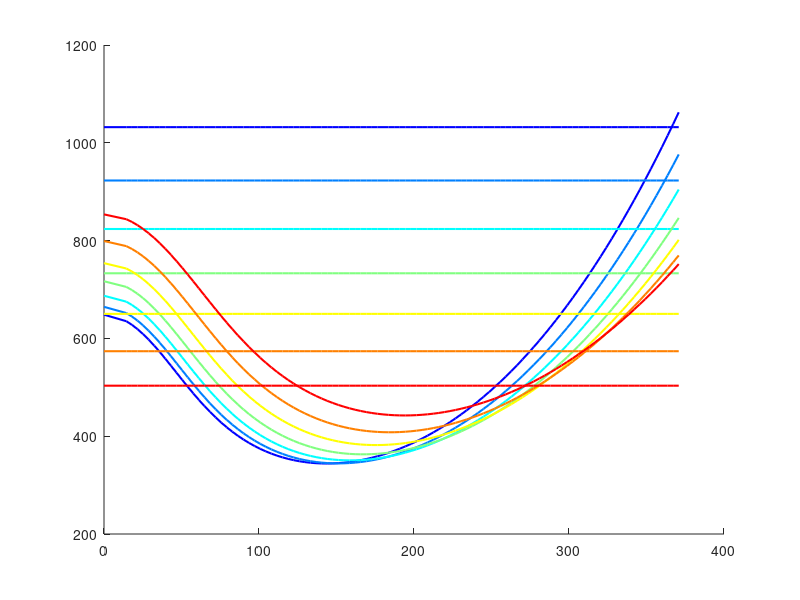
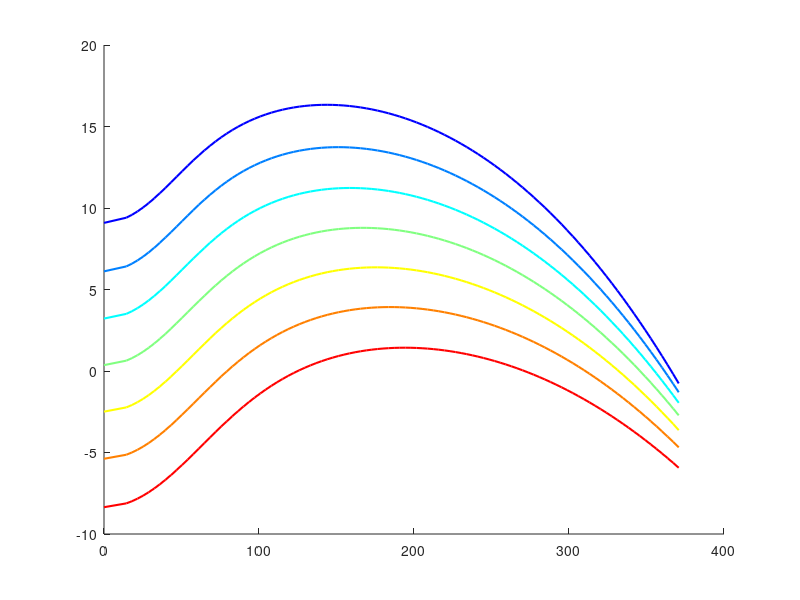
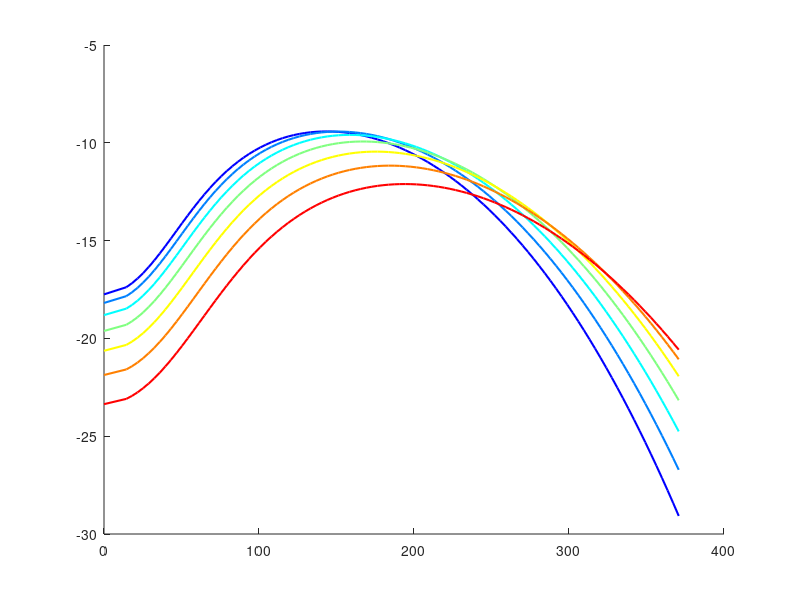
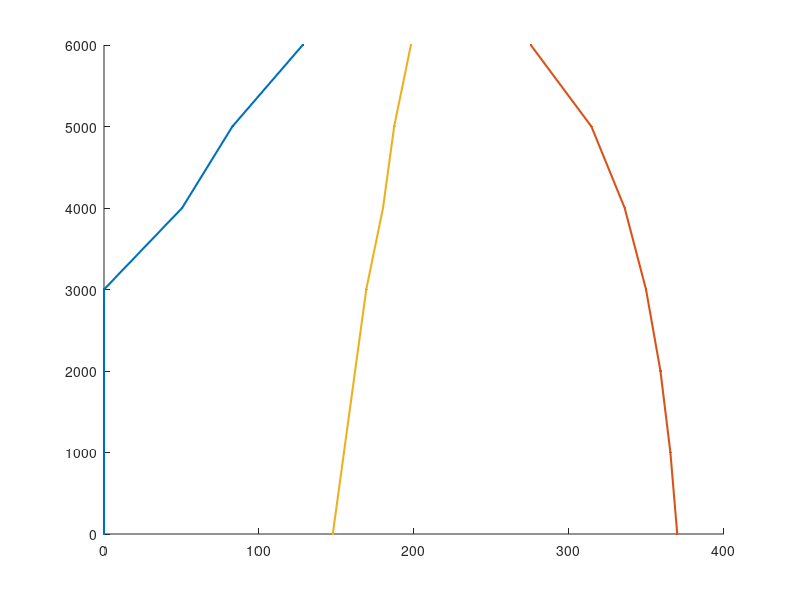

Write the MATLAB code that produced these figures, in order. (Note: this script raises an error after producing the figures.)
%% Main 
clc; clear all; close all; 
 
m = 3585; % system mass [kg] 
N_B = 4; % number of rotating arms 
R_B = 5.5; % arm radius [m] 
N_R = 383; % angular speed [RPM] 
C_B = 0.32; % arm chord (constant) [m] 
rho_0 = 1.225; % air density [kg/m3] 
g = 9.8; % gravity constant [m/s2] 
P0_max = 1032; % Max continous power at H=0m [kW] 
k_h = 1.15; % Coefficient for induced velocity distribution irregularities 
k_f = 1.15; 
K = 1.15; % empirical constant 
f_A = 1.2; % Equivalent flat plate area [m2] 
sigma = N_B*C_B/(pi*R_B); 
V_T = R_B*N_R*2*pi/60; 
reserve = 0.04; % reserve power for electronics
xsi = 1.15; % additional losses 
 
% Available power 
pwr_f = @(H) P0_max*(1.11*(rho_0*(20000-H)/(20000+H))/rho_0- 0.11); % Variation of power [kW] with altitude H[m] 
rho_f = @(H) rho_0*(20000-H)/(20000+H); 
 
% Setare specifica a inaltimilor cerute 
H = [0 1000 2000 3000 4000 5000 6000];  
 
for i=1:length(H) 
    P_AV(i) = pwr_f(H(i))*1000; 
    CP_AV(i) = P_AV(i)/(rho_f(H(i))*pi*R_B^2*V_T^3); 
end 
 
% Required power 
for i=1:length(H) 
    CT(i) = m*g/(rho_f(H(i))*R_B^2*pi*(R_B*N_R*2*pi/60)^2); 
    CL(i) = 6*CT(i)/sigma; 
    CD(i) = 0.011+0.065*(CL(i)-0.5)^2; 
     
    % STATIONARY MODE 
    lambda_h = sqrt(CT(i)/2); 
    CP(i,1) = k_h*lambda_h*CT(i)+sigma/8*CD(i); 
    P(i,1) = (1+reserve)*CP(i,1)*rho_f(H(i))*pi*R_B^2*V_T^3; 
    w_c(i,1) = V_T*((1-reserve)*CP_AV(i)/xsi/CT(i)-k_h*lambda_h/xsi-sigma/8*CD(i)/xsi/CT(i)); 
    w_aut(i,1) = -V_T*(k_h*lambda_h+sigma/8*CD(i)/CT(i)); 
     
    % HORIZONTAL MOTION 
    for j=1:100  
        V(j) = 3+j; % Horizontal Velocity 
        miu = V(j)/V_T; 
        p = [1 0 (V(j)/(V_T*sqrt(CT(i)/2)))^2 0 -1]; 
        r = roots(p); 
        for k=1:4 
            if (imag(r(k))==0)&&(real(r(k))>=0) 
                t=r(k); 
                lambda_i = r(k)*sqrt(CT(i)/2); 
            else 
            end 
        end 
        R_D = 1/2*rho_f(H(i))*f_A*V(j)^2; 
        CP(i,j+1) = k_f*lambda_i*CT(i)+sigma/8*CD(i)*(1+K*miu^2)+miu*R_D/(m*g)*CT(i); 
        P(i,j+1) =(1+reserve)*CP(i,j+1)*rho_f(H(i))*pi*R_B^2*V_T^3; 
         
        % Climb in progressive motion 
        lambda_c = (1-reserve)*CP_AV(i)/xsi/CT(i)-k_f*lambda_i/xsi-sigma/8*CD(i)/xsi/CT(i)*(1+K*miu^2)- miu^3/2/xsi/CT(i)*f_A/pi/R_B^2; 
        w_c(i,j+1) = lambda_c*V_T; 
         
        % Rate of descent 
           lambda_aut = k_f*lambda_i+sigma/8*CD(i)/CT(i)*(1+K*miu^2)+1/2*miu^3/CT(i)*f_A/pi/R_B^2; 
        w_aut(i,j+1) = -lambda_aut*V_T; 
         
        % Acceleration 
        a_h(i,j+1) = (P_AV(i)-P(i,j+1))/m/V(j); 
    end 
end 
 
% Surface effect 
HG = [0:0.5:15]; 
for i=1:length(HG) 
    CT_G(i) = m*g/(rho_f(HG(i))*R_B^2*pi*(R_B*N_R*2*pi/60)^2); 
    CL_G(i) = 6*CT_G(i)/sigma; 
    CD_G(i) = 0.011+0.065*(CL_G(i)-0.5)^2; 
     
    % STATIONARY MODE 
    lambda_hG = sqrt(CT_G(i)/2);  
    xsi_G(i) = 1-0.5/(1+4*(HG(i)/R_B)^2); 
    PG(i) = (xsi_G(i)*k_h*lambda_hG*CT_G(i)+sigma/8*CD_G(i))*rho_f(HG(i))*pi*R_B^2*V_T^3; 
end 
 
%% Maximum, Minimum and Optimum Power (Intersection calculation) 
for i=1:length(H) 
    Vmin(i)=0; Pmin(i)=0; 
    Vmax(i)=0; Pmax(i)=0; 
     
    for j=1:length(V)-1  
        if (P(i,j)>P_AV(i))&&(P(i,j+1)<P_AV(i)) 
            Vmin(i) = V(j)+((P_AV(i)-P(i,j))/(P(i,j)-P(i,j+1)))*(V(j)-V(j+1)); 
        elseif (P(i,j)<P_AV(i))&&(P(i,j+1)>P_AV(i)) 
            Vmax(i) = V(j)+((P_AV(i)-P(i,j))/(P(i,j)- P(i,j+1)))*(V(j)-V(j+1)); 
        else 
        end 
    end 
    [Pmin(i),index]=min(P(i,:)); 
    Vopt(i)=V(index); 
end 
 
fprintf('     REZULTATE PERFORMANTE LA DIVERSE INALTIMI\n'); 
for i = 1:length(H) 
    fprintf('H = %4.0f m  |  Vmin = %6.2f km/h  |  Vopt = %6.2f km/h  |  Vmax = %6.2f km/h\n', ... 
        H(i), Vmin(i)*3.6, Vopt(i)*3.6, Vmax(i)*3.6); 
end 
 
colors = jet(length(H));  
 
for i=1:length(H) 
    figure(1); hold on 
    plot(horzcat(0,V)*3.6,P(i,:)/1000,'linewidth',1.5,'color',colors(i,:)) 
    plot(horzcat(0,V)*3.6,ones(1,length(horzcat(0,V)))*P_AV(i)/1000,'linewidth',1.5,'color',colors(i,:))
    figure(2); hold on 
plot(horzcat(0,V)*3.6,w_c(i,:),'linewidth',1.5,'color',colors(i,:)) 
figure(3); hold on 
plot(horzcat(0,V)*3.6,w_aut(i,:),'linewidth',1.5,'color',colors(i,:)) 
end 
figure(4);hold on 
plot(Vmin*3.6,H,'.-','linewidth',1.5) 
plot(Vmax*3.6,H,'.-','linewidth',1.5) 
plot(Vopt*3.6,H,'.-','linewidth',1.5) 
figure(5); hold on 
plot(HG, PG/1000) 
xline(R_B) 
yline(PG(end)/1000,'--') 
figure(6); hold on 
plot(V*3.6,a_h(1,2:end)) 
plot(V*3.6,a_h(2,2:end)) 
figure(1); 
grid on; grid minor; 
xlabel('V [km/h]'); ylabel('Power [kW]') 
xlim([0 275]) 
figure(2); 
grid on; grid minor; 
xlabel('V [km/h]'); ylabel('w_i [m/s]'); ylim([0 12]) 
figure(3); 
grid on; grid minor; 
xlabel('V [km/h]'); ylabel('w_a_u_t [m/s]'); ylim([-22 0]) 
figure(4); 
grid on; grid minor; 
xlabel('V [km/h]'); ylabel('H [m]'); legend('Vmin', 'Vmax','Vopt') 
figure(5); 
grid on; grid minor; 
xlabel('H [m]'); ylabel('P_G [kW]'); 
figure(6); 
grid on; grid minor; 
xlabel('V [m/s]'); ylabel('a [m/s2]'); ylim([0 30])
